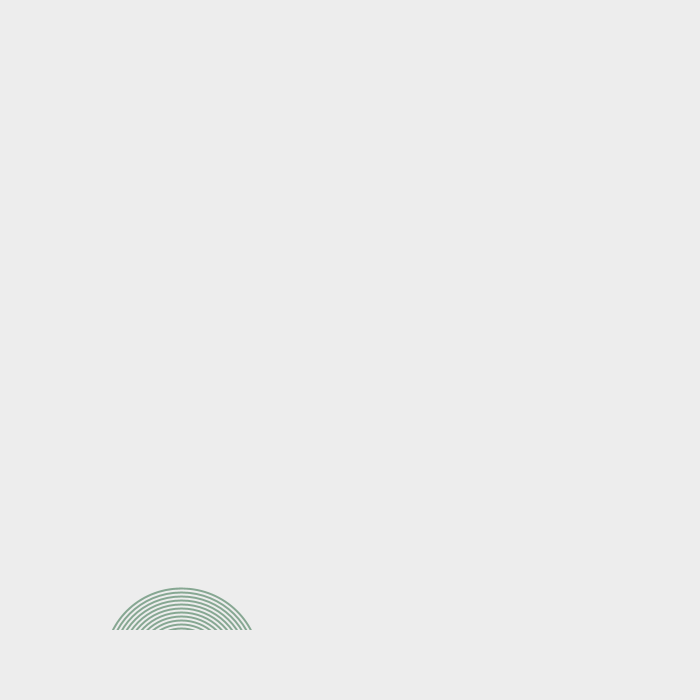
Frame 1 (no input)
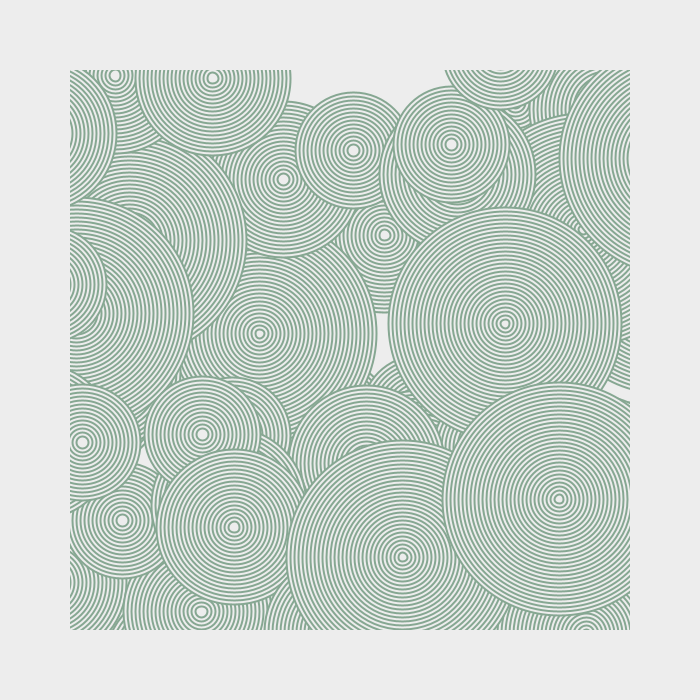
Frame 60 (the mouse pressed at the canvas centre just before this capture)
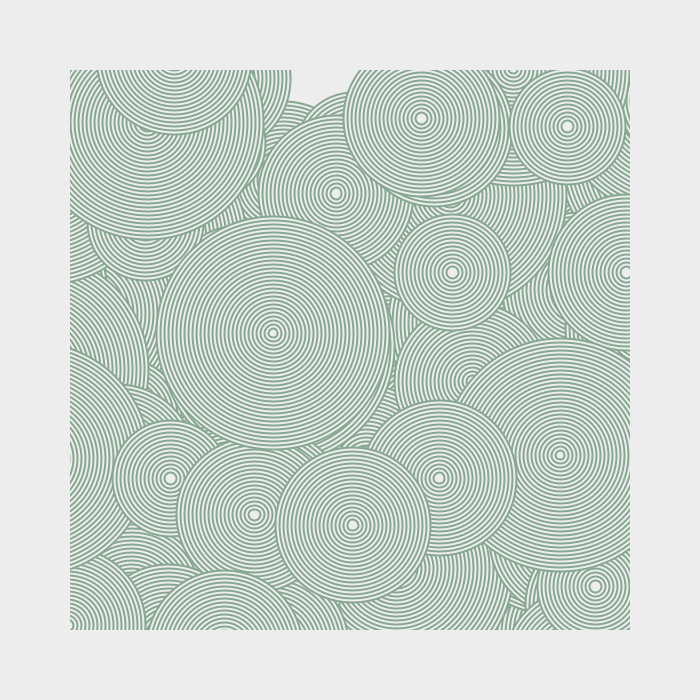
Frame 120 (the mouse held since frame 60 and released just before this capture)

The Processing sketch that drew these frames (run headless with seeded random() and noise(); from frame 60 on, the mouse is pressed at the canvas centre):

// Processing sketch: processing_143107
// ── processing_143107.pde

/*----------------------------------
 
 Copyright by Diana Lange 2014
 Don't use without any permission
 
 This sketch is based on:
 #495 Garden 
 http://geometrydaily.tumblr.com/post/56876400759/495-garden-a-new-minimal-geometric-composition
 
 mail: kontakt@diana-lange.de
 web: diana-lange.de
 facebook: https://www.facebook.com/DianaLangeDesign
 flickr: http://www.flickr.com/photos/dianalange/collections/
 tumblr: http://dianalange.tumblr.com/
 twitter: http://twitter.com/DianaOnTheRoad
 --------------------------------------*/


int margin;
float sw = 2;


void setup ()
{
  size (700, 700);
  smooth();
  margin = width /10;

  frameRate (10);

  background (237);
}


void draw ()
{
  // ellipse

  int dice = (int) random (3);

  float d = 0;//random (width/ 5, width/3);
  if (dice == 0) d = width /3;
  else if (dice == 1) d = width /4.5;
  else d = width /6;

  float x = random (width);
  float y = random (height);

  strokeWeight (sw);
  fill (237);
  stroke(#86A792);

  while (d > 2*sw)
  {
    ellipse (x, y, d, d);

    d-= 4*sw;
  }

  // border

  fill (237);
  noStroke();

  rect (0, 0, width, margin);
  rect (0, height-margin, width, margin);
  rect (0, 0, margin, height);
  rect (width-margin, 0, margin, height);
}


void mouseDragged ()
{
  if (mouseButton ==  LEFT) sw = map (mouseX, 0, width, 0.5, 10);
  else margin = (int) map (mouseY, 0, height, 0, height / 3);
}


void keyPressed ()
{
  if (key == 's') noLoop();
  if (key == 'p') loop();
  if (key == ' ') setup();
}
